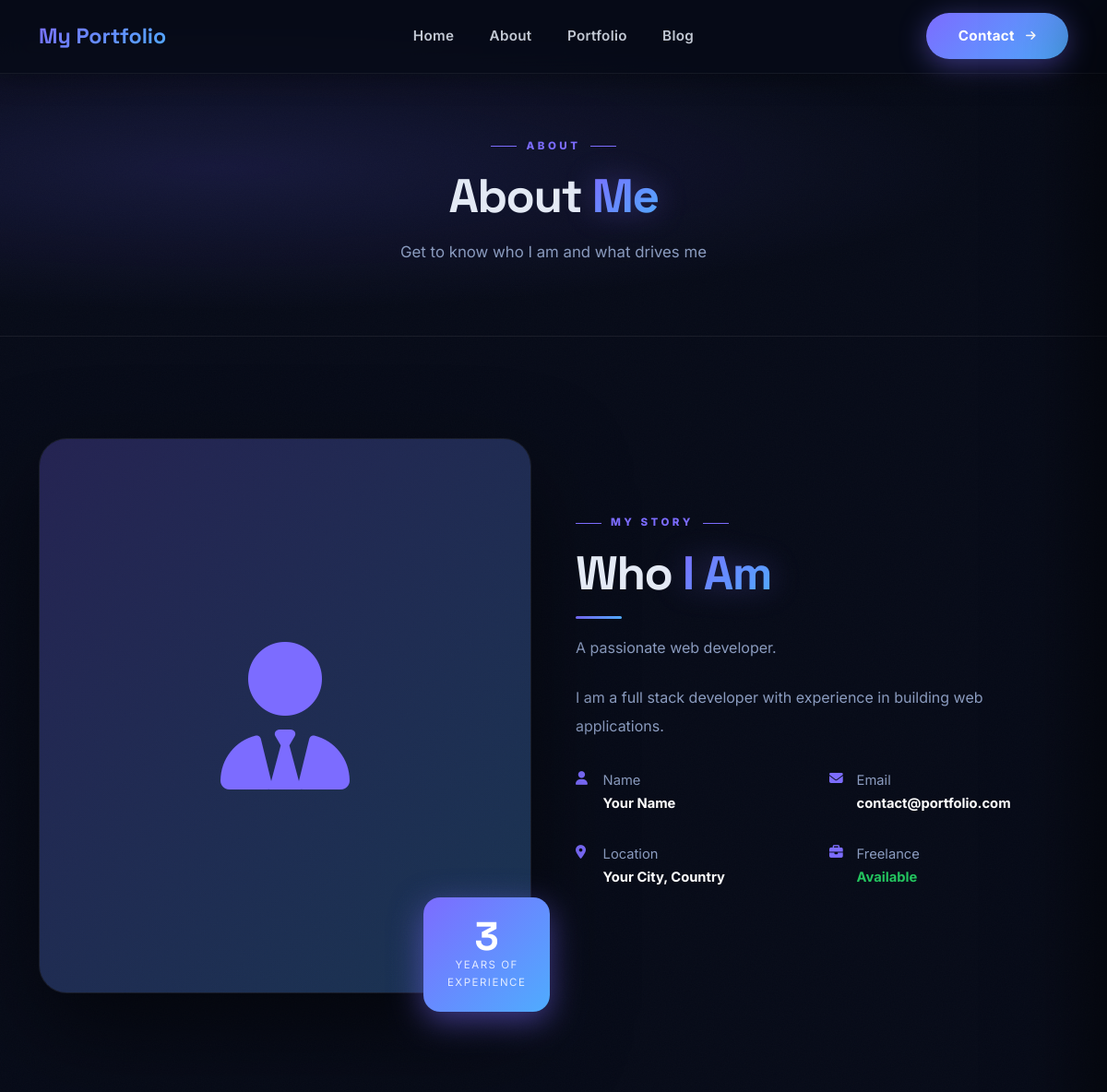
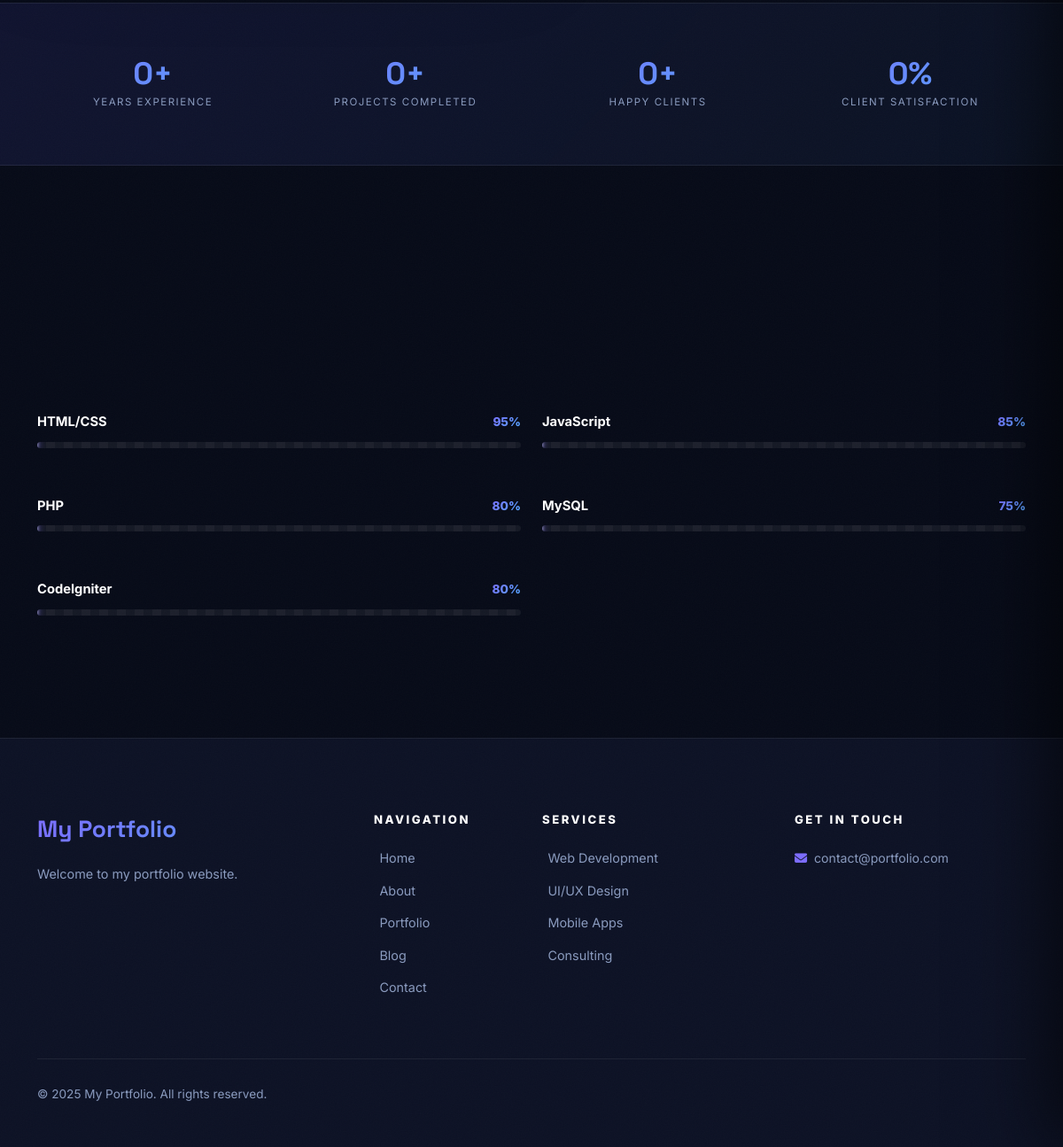
The page /index.php/home/about on the database its author committed (2 pictures, top to bottom).
### tables this page shows
CREATE TABLE IF NOT EXISTS `settings` (
  `id` int(11) NOT NULL AUTO_INCREMENT,
  `site_title` varchar(200) NOT NULL DEFAULT 'My Portfolio',
  `site_description` text DEFAULT NULL,
  `site_keywords` text DEFAULT NULL,
  `site_email` varchar(150) DEFAULT NULL,
  `site_phone` varchar(50) DEFAULT NULL,
  `site_address` text DEFAULT NULL,
  `site_logo` varchar(255) DEFAULT NULL,
  `site_favicon` varchar(255) DEFAULT NULL,
  `facebook_url` varchar(255) DEFAULT NULL,
  `twitter_url` varchar(255) DEFAULT NULL,
  `linkedin_url` varchar(255) DEFAULT NULL,
  `instagram_url` varchar(255) DEFAULT NULL,
  `github_url` varchar(255) DEFAULT NULL,
  `copyright_text` varchar(255) DEFAULT NULL,
  PRIMARY KEY (`id`)
);

CREATE TABLE IF NOT EXISTS `about` (
  `id` int(11) NOT NULL AUTO_INCREMENT,
  `name` varchar(200) DEFAULT NULL,
  `bio` text DEFAULT NULL,
  `description` text DEFAULT NULL,
  `profile_image` varchar(255) DEFAULT NULL,
  `resume_file` varchar(255) DEFAULT NULL,
  `years_experience` int(11) DEFAULT 0,
  `projects_completed` int(11) DEFAULT 0,
  `happy_clients` int(11) DEFAULT 0,
  `email` varchar(150) DEFAULT NULL,
  `phone` varchar(50) DEFAULT NULL,
  `location` varchar(200) DEFAULT NULL,
  `dob` date DEFAULT NULL,
  `degree` varchar(200) DEFAULT NULL,
  `freelance` varchar(50) DEFAULT 'Available',
  PRIMARY KEY (`id`)
);

CREATE TABLE IF NOT EXISTS `skills` (
  `id` int(11) NOT NULL AUTO_INCREMENT,
  `name` varchar(100) NOT NULL,
  `percentage` int(11) NOT NULL DEFAULT 0,
  `category` varchar(100) DEFAULT NULL,
  `icon` varchar(100) DEFAULT NULL,
  `sort_order` int(11) DEFAULT 0,
  `is_active` tinyint(1) NOT NULL DEFAULT 1,
  PRIMARY KEY (`id`)
);

### application/controllers/Home.php (called while the page is built, shortened)
<?php
class Home extends CI_Controller
{
    public function __construct()
    {
        $this->load->model('Settings_model');
        $this->load->model('Hero_model');
        $this->load->model('About_model');
        $this->load->model('Skill_model');
        $this->load->model('Service_model');
        $this->load->model('Portfolio_model');
        $this->load->model('Testimonial_model');
        $this->load->model('Blog_model');
        $this->load->model('Contact_model');
        $this->data['settings'] = $this->Settings_model->get_settings();
    }
    public function about()
    {
        $this->data['title'] = 'About - ' . $this->data['settings']->site_title;
        $this->data['about'] = $this->About_model->get_about();
        $this->data['skills'] = $this->Skill_model->get_all_skills();
        $this->load->view('frontend/templates/header', $this->data);
        $this->load->view('frontend/about', $this->data);
        $this->load->view('frontend/templates/footer', $this->data);
    }
}

### index.php (called while the page is built, shortened)
<?php
require_once BASEPATH.'core/CodeIgniter.php';

### application/models/Settings_model.php (called while the page is built, shortened)
<?php
class Settings_model extends CI_Model {
    public function get_settings() {
        $query = $this->db->get('settings');
        return $query->row();
    }
}

### application/models/About_model.php (called while the page is built, shortened)
<?php
class About_model extends CI_Model {
    public function get_about() {
        $query = $this->db->limit(1)->get('about');
        return $query->row();
    }
}

### application/models/Skill_model.php (called while the page is built, shortened)
<?php
class Skill_model extends CI_Model {
    public function get_all_skills() {
        $this->db->order_by('sort_order', 'ASC');
        $this->db->where('is_active', 1);
        $query = $this->db->get('skills');
        return $query->result();
    }
}

### application/views/frontend/about.php (the view, shortened to what this page needs)
<div
    style="padding:140px 0 60px;background:radial-gradient(ellipse at 20% 50%,rgba(108,99,255,0.15) 0%,transparent 60%),var(--dark);border-bottom:1px solid var(--border);text-align:center;">
    <div class="container">
        <div class="section-label">About</div>
        <h1 class="section-title-main">About <span class="gradient-text">Me</span></h1>
        <p class="section-subtitle mx-auto">Get to know who I am and what drives me</p>
    </div>
</div>
<?php if ($about): ?>
    <section class="section">
        <div class="container">
            <div class="row align-items-center gx-lg-5 gy-5">
                <div class="col-lg-6" data-aos="fade-right">
                    <div class="about-img-wrap">
                        <div class="about-img">
                            <?php if (isset($about->profile_image) && $about->profile_image): ?>
                                <img src="<?php echo base_url('uploads/about/' . $about->profile_image); ?>" alt="About">
                            <?php else: ?>
                                <div
                                    style="height:600px;background:var(--gradient-glow);display:flex;align-items:center;justify-content:center;font-size:10rem;color:var(--primary);">
                                    <i class="fas fa-user-tie"></i></div>
                            <?php endif; ?>
                        </div>
                        <?php if ($about->years_experience): ?>
                            <div class="about-exp-badge">
                                <div class="num">
                                    <?php echo $about->years_experience; ?>
                                </div>
                                <div class="label">Years of<br>Experience</div>
                            </div>
                        <?php endif; ?>
                    </div>
                </div>
                <div class="col-lg-6" data-aos="fade-left">
                    <div class="section-label">My Story</div>
                    <h2 class="section-title-main">Who <span class="gradient-text">I Am</span></h2>
                    <div class="divider"></div>
                    <p style="color:var(--text-muted);line-height:1.9;margin-bottom:1.5rem;">
                        <?php echo $about->bio ? nl2br($about->bio) : nl2br($about->description); ?>
                    </p>
                    <p style="color:var(--text-muted);line-height:1.9;margin-bottom:2rem;">
                        <?php echo $about->description; ?>
                    </p>
                    <div class="row g-3 mb-4">
                        <?php if ($about->name): ?>
                            <div class="col-md-6">
                                <div class="about-meta-item"><i class="fas fa-user"></i>
                                    <div><span>Name</span><br><strong>
                                            <?php echo $about->name; ?>
                                        </strong></div>
                                </div>
                            </div>
                        <?php endif; ?>
                        <?php if ($about->email): ?>
                            <div class="col-md-6">
                                <div class="about-meta-item"><i class="fas fa-envelope"></i>
                                    <div><span>Email</span><br><strong>
                                            <?php echo $about->email; ?>
                                        </strong></div>
                                </div>
                            </div>
                        <?php endif; ?>
                        <?php if ($about->location): ?>
                            <div class="col-md-6">
                                <div class="about-meta-item"><i class="fas fa-map-marker-alt"></i>
                                    <div><span>Location</span><br><strong>
                                            <?php echo $about->location; ?>
                                        </strong></div>
                                </div>
                            </div>
                        <?php endif; ?>
                        <div class="col-md-6">
                            <div class="about-meta-item"><i class="fas fa-briefcase"></i>
                                <div><span>Freelance</span><br><strong style="color:#22c55e">
                                        <?php echo $about->freelance ? $about->freelance : 'Available'; ?>
                                    </strong></div>
                            </div>
                        </div>
                    </div>
                </div>
            </div>
        </div>
    </section>
    <?php if ($about->years_experience || $about->projects_completed || $about->happy_clients): ?>
        <section
            style="padding:60px 0;background:linear-gradient(135deg,rgba(108,99,255,0.1),rgba(79,172,254,0.05));border-top:1px solid var(--border);border-bottom:1px solid var(--border);">
            <div class="container counter-section">
                <div class="row g-4 text-center">
                    <?php if ($about->years_experience): ?>
                        <div class="col-md-3 col-6" data-aos="fade-up" data-aos-delay="0">
                            <div class="hero-stat-value" data-count="<?php echo $about->years_experience; ?>" data-suffix="+">0+
                            </div>
                            <div class="hero-stat-label mt-1">Years Experience</div>
                        </div>
                    <?php endif; ?>
                    <?php if ($about->projects_completed): ?>
                        <div class="col-md-3 col-6" data-aos="fade-up" data-aos-delay="100">
                            <div class="hero-stat-value" data-count="<?php echo $about->projects_completed; ?>" data-suffix="+">0+
                            </div>
                            <div class="hero-stat-label mt-1">Projects Completed</div>
                        </div>
                    <?php endif; ?>
                    <?php if ($about->happy_clients): ?>
                        <div class="col-md-3 col-6" data-aos="fade-up" data-aos-delay="200">
                            <div class="hero-stat-value" data-count="<?php echo $about->happy_clients; ?>" data-suffix="+">0+</div>
                            <div class="hero-stat-label mt-1">Happy Clients</div>
                        </div>
                    <?php endif; ?>
                    <div class="col-md-3 col-6" data-aos="fade-up" data-aos-delay="300">
                        <div class="hero-stat-value" data-count="100" data-suffix="%">0%</div>
                        <div class="hero-stat-label mt-1">Client Satisfaction</div>
                    </div>
                </div>
            </div>
        </section>
    <?php endif; ?>
<?php endif; ?>
<?php if (!empty($skills)): ?>
    <section class="section skills-section">
        <div class="container">
            <div class="row justify-content-center mb-5">
                <div class="col-lg-6 text-center" data-aos="fade-up">
                </div>
            </div>
            <div class="row g-4">
                <?php $i = 0;
                foreach ($skills as $skill):
                    $i++; ?>
                    <div class="col-lg-6" data-aos="fade-up" data-aos-delay="<?php echo ($i % 4) * 80; ?>">
                        <div class="skill-item">
                            <div class="skill-header">
                                <span class="skill-name">
                                    <?php echo $skill->name; ?>
                                </span>
                                <span class="skill-pct">
                                    <?php echo $skill->percentage; ?>%
                                </span>
                            </div>
                            <div class="skill-track">
                            </div>
                        </div>
                    </div>
                <?php endforeach; ?>
            </div>
        </div>
    </section>
<?php endif; ?>

### application/views/frontend/templates/header.php (shortened to what this page needs)
<!DOCTYPE html>
<html lang="en">
<head>
    <link href="https://cdn.jsdelivr.net/npm/bootstrap@5.3.0/dist/css/bootstrap.min.css" rel="stylesheet">
    <link rel="stylesheet" href="https://cdnjs.cloudflare.com/ajax/libs/font-awesome/6.4.0/css/all.min.css">
    <link href="https://unpkg.com/aos@2.3.1/dist/aos.css" rel="stylesheet">
</head>
<body>
    <nav class="navbar navbar-expand-lg fixed-top" id="mainNav">
        <div class="container">
            <a class="navbar-brand" href="<?php echo base_url(); ?>">
                <?php if ($settings->site_logo): ?>
                    <img src="<?php echo base_url('uploads/settings/' . $settings->site_logo); ?>" alt="<?php echo $settings->site_title; ?>">
                <?php
else: ?>
                    <?php echo $settings->site_title; ?>
                <?php
endif; ?>
            </a>
            <div class="collapse navbar-collapse d-none d-lg-flex justify-content-center" id="navbarNav">
                <ul class="navbar-nav mx-auto align-items-center">
                    <li class="nav-item"><a class="nav-link <?php echo current_url() == base_url() ? 'active' : ''; ?>" href="<?php echo base_url(); ?>">Home</a></li>
                    <li class="nav-item"><a class="nav-link <?php echo current_url() == base_url('about') ? 'active' : ''; ?>" href="<?php echo base_url('about'); ?>">About</a></li>
                    <li class="nav-item"><a class="nav-link <?php echo current_url() == base_url('portfolio') ? 'active' : ''; ?>" href="<?php echo base_url('portfolio'); ?>">Portfolio</a></li>
                    <li class="nav-item"><a class="nav-link <?php echo current_url() == base_url('blog') ? 'active' : ''; ?>" href="<?php echo base_url('blog'); ?>">Blog</a></li>
                </ul>
            </div>
            <div class="d-none d-lg-block">
                <a class="btn-primary-grad nav-contact-btn" href="<?php echo base_url('contact'); ?>">
                    Contact <i class="fas fa-arrow-right ms-1" style="font-size:0.8em"></i>
                </a>
            </div>
        </div>
    </nav>
    <main>

### application/views/frontend/templates/footer.php (shortened to what this page needs)
</main>
<footer class="footer">
    <div class="container">
        <div class="row g-4">
            <div class="col-lg-4">
                <div class="footer-brand"><?php echo $settings->site_title; ?></div>
                <p class="footer-desc"><?php echo $settings->site_description; ?></p>
            </div>
            <div class="col-lg-2 col-6">
                <p class="footer-heading">Navigation</p>
                <ul class="footer-links">
                    <li><a href="<?php echo base_url(); ?>">Home</a></li>
                    <li><a href="<?php echo base_url('about'); ?>">About</a></li>
                    <li><a href="<?php echo base_url('portfolio'); ?>">Portfolio</a></li>
                    <li><a href="<?php echo base_url('blog'); ?>">Blog</a></li>
                    <li><a href="<?php echo base_url('contact'); ?>">Contact</a></li>
                </ul>
            </div>
            <div class="col-lg-3 col-6">
                <p class="footer-heading">Services</p>
                <ul class="footer-links">
                    <li><a href="#">Web Development</a></li>
                    <li><a href="#">UI/UX Design</a></li>
                    <li><a href="#">Mobile Apps</a></li>
                    <li><a href="#">Consulting</a></li>
                </ul>
            </div>
            <div class="col-lg-3">
                <p class="footer-heading">Get In Touch</p>
                <?php if ($settings->site_email): ?>
                    <p style="color:var(--text-muted);font-size:0.88rem;margin-bottom:0.6rem;"><i class="fas fa-envelope me-2" style="color:var(--primary)"></i><?php echo $settings->site_email; ?></p>
                <?php endif; ?>
            </div>
        </div>
        <div class="footer-bottom">
            <p class="footer-copy">
                <?php echo $settings->copyright_text ? $settings->copyright_text : '&copy; ' . date('Y') . ' ' . $settings->site_title . '. All rights reserved.'; ?>
            </p>
        </div>
    </div>
</footer>
</body>
</html>

### rows shown on the page
settings: site_title "My Portfolio", site_description "Welcome to my portfolio website.", site_email "contact@portfolio.com", copyright_text "© 2025 My Portfolio. All rights reserved."
about: years_experience "3", bio "A passionate web developer.", description "I am a full stack developer with experience in building web applications.", name "Your Name", email "contact@portfolio.com", location "Your City, Country", freelance "Available"
skills: name "HTML/CSS", percentage "95"
skills: name "JavaScript", percentage "85"
skills: name "PHP", percentage "80"
skills: name "MySQL", percentage "75"
skills: name "CodeIgniter", percentage "80"
